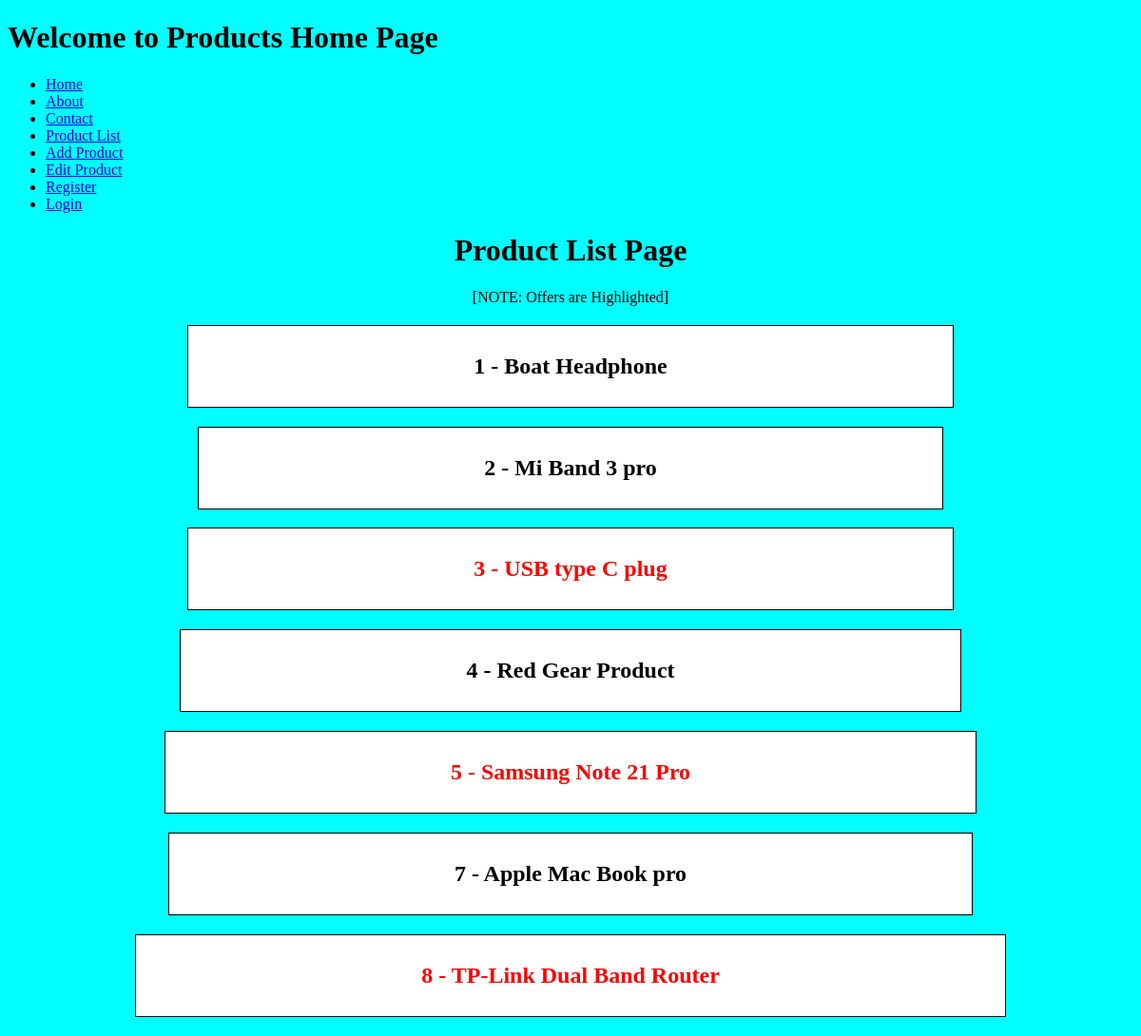
The page /product/list/ on the database its author committed.
### product/models.py (models this page shows)
class Product(models.Model):
    name = models.CharField(max_length=100)
    desc = models.TextField()
    price = models.DecimalField(decimal_places=2, max_digits=7)
    offers = models.BooleanField(default=False)

### product/views.py (the view)
# urls.py: path('product/list/', views.product_list_view, name='product-list'),
def product_list_view(request):
    queryset = Product.objects.all() # list of objects
    context = {
        "object_list": queryset,
    }
    return render(request, "product/prod_list.html", context)

### template/product/prod_list.html (shortened to what this page needs)
{% extends 'base.html' %}
{% load static %}
    {%block content %}
    <center>
        <h1>Product List Page </h1>
        <p>[NOTE: Offers are Highlighted]</p>
    </center>
    {% endblock %}
    {% block another_content %}
    {% for instanace in object_list %}
    <center>
        {% if instanace.offers %}
        <h2>
            <a id="btn" href="{{ProdURL}}/product/{{ instanace.id }}/"><p style="color: red;">{{ instanace.id }} - {{instanace.name}}</p></a>
        </h2>
        {% else %}
        <h2>
            <a id="btn" href="{{ProdURL}}/product/{{ instanace.id }}/"><p>{{ instanace.id }} - {{instanace.name}}</p></a>
        </h2>
        {% endif %}
    </center>
    {% endfor %}
    {% endblock %}

### template/base.html (shortened to what this page needs)
<!DOCTYPE html>
<html lang="en">
<head>
</head>
<body style="background-color: aqua;">
    <h1>Welcome to Products Home Page</h1>
    {% include "navbar.html" %}
    {% block content %}{% endblock %}
    {% block another_content %}{% endblock %}
</body>
</html>

### template/navbar.html (shortened to what this page needs)
{% load static %}
<nav>
    <ul>
        <li><a href="{{ProdURL}}/">Home</a></li>
        <li><a href="{{ProdURL}}/about">About</a></li>
        <li><a href="{{ProdURL}}/contact">Contact</a></li>
        <li><a href="{{ProdURL}}/product/list/">Product List</a></li>
        <li><a href="{{ProdURL}}/viewset/product/">Add Product</a></li>
        <li><a href="{{ProdURL}}/viewset/product/id/">Edit Product</a></li>
        <li><a href="{{ProdURL}}/register/">Register</a></li>
        <li><a href="{{ProdURL}}/login/">Login</a></li>
    </ul>
</nav>

### template/product/prod_list.html (style rules this page uses)
#btn:link, a:visited { background-color: white; border: 1px solid black; color: black; padding: 5px 300px; text-align: center; text-decoration: none; display: inline-block; }

### rows shown on the page
Product: id "1", name "Boat Headphone"
Product: id "2", name "Mi Band 3 pro"
Product: id "3", name "USB type C plug"
Product: id "4", name "Red Gear Product"
Product: id "5", name "Samsung Note 21 Pro"
Product: id "7", name "Apple Mac Book pro"
Product: id "8", name "TP-Link Dual Band Router"
